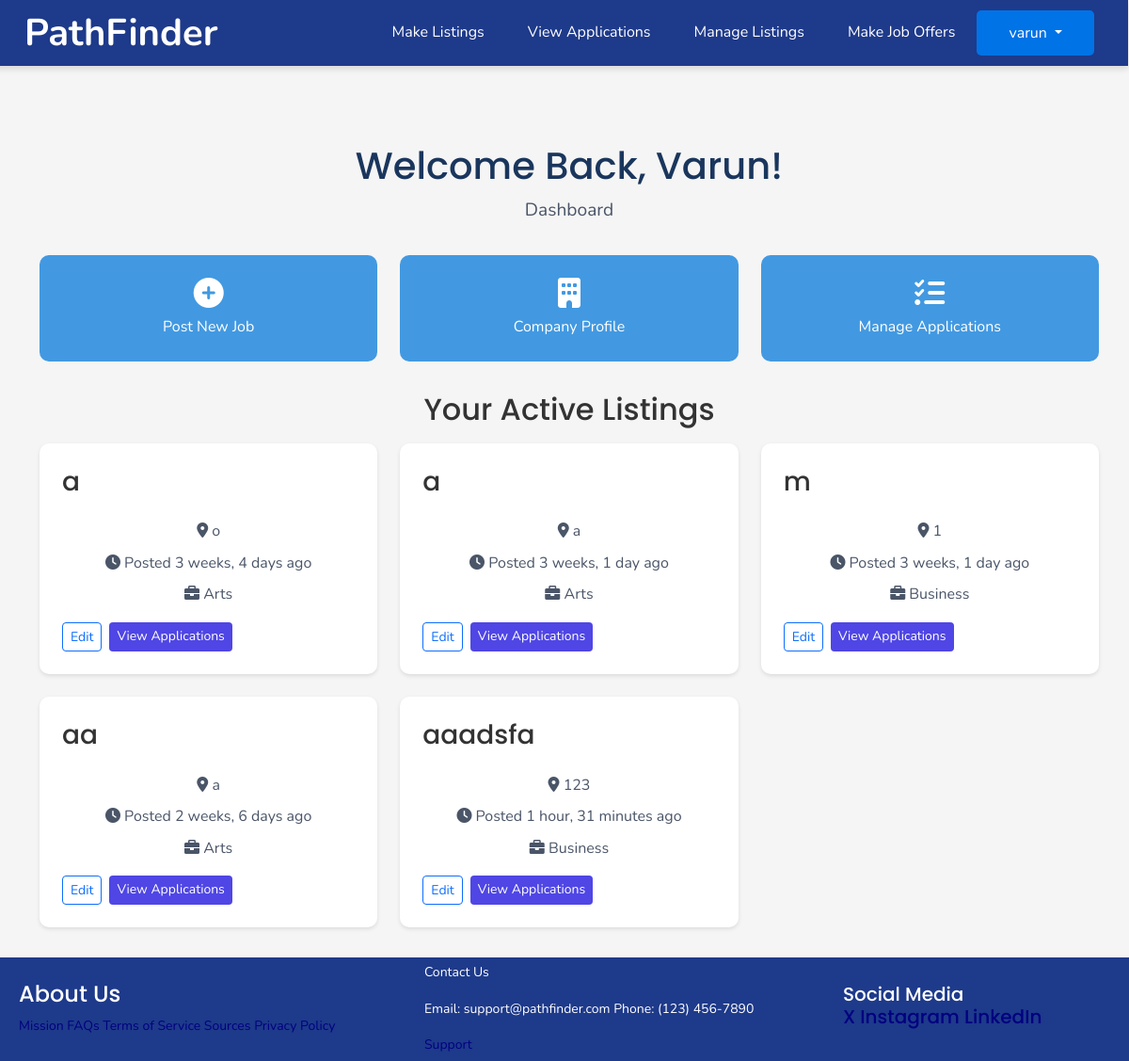
Page / (signed in) on the committed database.
### joblist/models.py (models this page shows, shortened)
class CustomUser(AbstractUser):
    choices = ( ("Student", "Student"),
               ("Employer", "Employer"),
               ("Mentor", "Mentor"))
    role = models.CharField(max_length=20, choices = choices)
    first_name = models.TextField()
    last_name = models.TextField()
    choices = ( ("male", "male"),
               ("female", "female"),
               ("prefer not to say", "prefer not to say"))
    gender = models.CharField(choices=choices, max_length=20)
    birthday = models.DateField(null=True, blank=True)
    phone = models.TextField()
    email = models.TextField()
    status_mentor = models.TextField(default="pending")
    mentor = models.ForeignKey(applicationMentor, on_delete=models.CASCADE, null = True, blank=True)
    address = models.TextField()
    offers = models.ManyToManyField(JobListing, related_name='offers', blank=True)
    recieveemails = models.BooleanField(default=False)
    REQUIRED_FIELDS = ["phone","birthday","gender", "email", "address", "first_name", "last_name", "role"]

class JobListing(models.Model):
    jobtypechoices = ( ("Arts", "Arts"),
                      ("Business", "Business"),
                        ("Communications", "Communications"),
                        ("Education", "Education"),
                        ("Healthcare", "Healthcare"),
                        ("Hospitality", "Hospitality"),
                        ("Information Technology", "Information Technology"),
                        ("Law Enforcement", "Law Enforcement"),
                        ("Sales and Marketing", "Sales and Marketing"),
                        ("Science", "Science"),
                        ("Transportation", "Transportation"),
                        ("Other", "Other"
                        ))
    jobfield = models.CharField(
        choices=jobtypechoices,
        max_length=100,
        null=True,
        blank=True,
        default='other')
    job_title = models.CharField(max_length=100)
    description = models.TextField()
    date_posted = models.DateTimeField(default=timezone.now)
    salary = models.IntegerField()
    author = models.ForeignKey(User, on_delete=models.CASCADE)
    company_name = models.CharField(max_length=100, default='Unknown Company')
    location = models.CharField(max_length=100)
    benefits = models.TextField(max_length=1000)
    job_type = models.CharField(choices = (("Part-Time", "Part-Time"), ("Full-Time", "Full-Time"), ("Other", "Other")), max_length=100)
    job_requirements = models.TextField(max_length=100)
    company_info = models.TextField(max_length=1000)
    notes = models.TextField(max_length=1000)
    status = models.TextField()

### joblist/views.py (the view, shortened to what this page needs)
# urls.py: path('', views.home, name="homepage"),
def home(request):
    user = request.user
    context = {'user': user}
    if user.is_authenticated:
        if user.is_superuser:
            context['admin'] = True
            context['total_users'] = CustomUser.objects.count()
            context['total_jobs'] = JobListing.objects.count()
            context['total_applications'] = JobApply.objects.count()
            job_categories = JobListing.objects.values('job_type').annotate(count=Count('job_type'))
            context['job_categories'] = {item['job_type']: item['count'] for item in job_categories}
        else:
            context['admin'] = False
            if user.role == "Employer":
                job_listings = JobListing.objects.filter(author=user)
                context['job_listings'] = job_listings
                apps_per_job = {}
                for job in job_listings:
                    apps_per_job[job.job_title] = JobApply.objects.filter(job=job).count()
                context['apps_per_job'] = apps_per_job
    return render(request, 'joblist/home.html', context)

### joblist/templates/joblist/home.html (shortened to what this page needs)
{% extends "joblist/base.html" %}
{% load static %}
{% block content %}
<link rel="stylesheet" href="{% static 'css/homepage.css' %}">
{% if user.is_authenticated %}
    {% if user.is_superuser %}
    <div class="admin-dashboard">
        <h2>Admin Dashboard</h2>
        <div class="admin-buttons">
            <a href = '{% url 'approve-mentor' %}' class="admin-btn">
                <i class="fas fa-users"></i>
                Start Reviewing Mentors
            </a>
            <a href = '{% url 'approve-job' %}' class="admin-btn">
                <i class="fas fa-briefcase"></i>
                Start Reviewing Jobs
            </a>
        </div>
    </div>
    {% elif user.role == "Employer" %}
    <div class="dashboard-container">
        <div class="welcome-section">
            <h1>Welcome Back, {{ user.first_name }}!</h1>
            <p class="welcome-subtitle">{{ user.company_name }} Dashboard</p>
        </div>
        <div class="quick-actions">
            <a href="{% url 'make-listings' -1 %}" class="action-card">
                <i class="fas fa-plus-circle"></i>
                <span>Post New Job</span>
            </a>
            <a href="{% url 'manage-listings' %}" class="action-card">
                <i class="fas fa-building"></i>
                <span>Company Profile</span>
            </a>
            <a href="{% url 'view-applications' %}" class="action-card">
                <i class="fas fa-tasks"></i>
                <span>Manage Applications</span>
            </a>
        </div>
        <div class="listings-section">
            <h2>Your Active Listings</h2>
            <div class="listings-grid">
                {% if job_listings %}
                    {% for job in job_listings %}
                    <div class="listing-card">
                        <div class="listing-header">
                            <h3>{{ job.job_title }}       </h3>
                        </div>
                        <div class="listing-details">
                            <p><i class="fas fa-map-marker-alt"></i> {{ job.location }}</p>
                            <p><i class="fas fa-clock"></i> Posted {{ job.date_posted|timesince }} ago</p>
                            <p><i class="fas fa-briefcase"></i> {{ job.jobfield }}</p>
                        </div>
                        <div class="listing-actions">
                            <a href="{% url 'manage-listings' %}" class="btn btn-outline-primary btn-sm">Edit</a>
                            <a href="{% url 'view-applications' %}" class="btn btn-primary btn-sm">View Applications</a>
                        </div>
                    </div>
                    {% endfor %}
                {% else %}
                    <div class="empty-state">
                        <i class="fas fa-briefcase"></i>
                        <p>No active job listings</p>
                        <a href="{% url 'make-listings' -1 %}" class="btn btn-primary">Post Your First Job</a>
                    </div>
                {% endif %}
            </div>
        </div>
    </div>
{% endif %}
{% endif %}
{% endblock content %}

### joblist/templates/joblist/base.html (shortened to what this page needs)
{% load static %}
<!doctype html>
<html lang="en">
  <head>
    <link href='https://cdn.jsdelivr.net/npm/fullcalendar@5.11.3/main.css' rel='stylesheet' />
    <link rel="stylesheet" href="https://cdn.jsdelivr.net/npm/bootstrap@5.3.3/dist/css/bootstrap.min.css">
    <link rel="stylesheet" href="{% static 'css/styles.css' %}">
    <link rel="stylesheet" href="https://cdnjs.cloudflare.com/ajax/libs/font-awesome/6.0.0/css/all.min.css">
  </head>
  <body style="padding-left: 10px">
    <nav class="navbar navbar-expand-sm navbar-custom">
      <div class="container-fluid">
        <a class="navbar-brand" href="/">
          PathFinder
        </a>
        <div class="d-flex ms-auto align-items-center">
  {% if user.is_authenticated %}
  {% if user.is_superuser %}
        <ul class = "navbar-nav">
          <li class = "nav-item"><a class = "nav-link" href = "/">Home</a></li>
          <li class = "nav-item"><a class = "nav-link" href = "/approvelistings">View Pending Job Listings</a></li>
          <li class = "nav-item"><a class = "nav-link" href = "/approvementor">View Pending Mentor Applications</a></li>
        </ul>
    {% elif user.role == "Mentor" %}
          <ul class = "navbar-nav">
            <li class = "nav-item"><a class = "nav-link"href = "/mentorapply">Apply for Mentor</a></li>
            <li class = "nav-item"><a class = "nav-link" href = "/calendar">Calendar</a></li>
            <li class = "nav-item"><a class = "nav-link" href = "/students">Students</a></li>
          </ul>
    {% else %}
          <ul class = "navbar-nav">
            <li class = "nav-item"><a class = "nav-link" href = "{% url 'make-listings' -1 %}">Make Listings</a></li>
            <li class = "nav-item"><a class = "nav-link" href = "/view-applications">View Applications</a></li>
            <li class = "nav-item"><a class = "nav-link" href = "/manage-listings">Manage Listings</a></li>
            <li class = "nav-item"><a class = "nav-link" href = "/offers">Make Job Offers</a></li>
          </ul>
  {% endif %}
  <div class="dropdown" id = "userDropdown">
    <button class="btn dropdown-toggle" type="button" id="userDropdown" data-bs-toggle="dropdown" aria-expanded="false">
      {{ user.username }}
    </button>
  </div>
{% else %}
<a class="nav-link" href="{% url 'account_login' %}">Log In</a>
<a class="btn btn-get-started ms-3" style = "background-color: #1E3A8A; color: white;" href="{% url 'account_signup' %}">Sign Up</a>
{% endif %}
</div>
</div>
</nav>
    <div class="content-area">
      {% block content %}{% endblock %}
    </div>
    <div class="footer-container">
      <div class="footer">
        <div class="footer-heading footer-1">
          <h4>About Us</h4>
          <a href="#">Mission</a>
          <a href="#">FAQs</a>
          <a href="#">Terms of Service</a>
          <a href="/sources">Sources</a>
          <a href="#">Privacy Policy</a>
        </div>
        <div class="footer-heading footer-2">
          <p>Contact Us</p>
          <div style = "clear: both;">
          <p style = "display: inline-block">Email: support@pathfinder.com</p>
          <p style = "display: inline-block; ">Phone: (123) 456-7890</p>
        </div>
          <a  href="#">Support</a>
        </div>
        <div class="footer-heading footer-3">
          <h5>Social Media</52>
            <br>
          <a href="https://x.com/?mx=2">X</a>
          <a href="https://instagram.com">Instagram</a>
          <a href="https://linkedin.com">LinkedIn</a>
        </div>
      </div>
    </div>
  </body>
</html>

### joblist/static/css/styles.css (style rules this page uses)
body { font-family: 'Nunito', sans-serif; }
h1, h2, h3, h4, h5, h6 { font-family: 'Poppins', sans-serif; }
body { margin: 0; font-family: 'Arial', sans-serif; display: flex; flex-direction: column; min-height: 100vh; padding: 0; overflow-x: hidden; }
.navbar-custom { background-color: #1E3A8A; margin-left: -10px; position: fixed; top: 0; left: 0; right: 0; padding: 1rem 1.5rem; box-shadow: 0px 4px 6px rgba(0, 0, 0, 0.1); z-index: 1000; height: 70px; }
.navbar-custom .navbar-brand { color: #FFFFFF; font-size: 2.5rem; font-weight: bold; margin: 0; }
.navbar-custom .nav-link { color: #FFFFFF; text-decoration: none; padding: 0.5rem; }
body { margin: 0; padding: 0; font-family: 'Arial', sans-serif; background-color: #ffffff; color: #333333; line-height: 1.6; }
nav { background-color: #0058b0; color: #ffffff; padding: 15px 20px; display: flex; align-items: center; box-shadow: 0 2px 4px rgba(0, 0, 0, 0.1); position: fixed; top: 0; width: 100.78%; box-sizing: border-box; }
.dropdown { position: relative; display: inline-block; width: 125px; z-index: 11; }
.dropdown button { background-color: #0073e6; color: #ffffff; padding: 12px 20px; font-size: 16px; border: none; border-radius: 5px; cursor: pointer; text-align: center; width: 100%; box-sizing: border-box; transition: background-color 0.3s ease; }
.footer { background-color: #1E3A8A; color: white; padding: 5px 10px; display: flex; justify-content: space-between; align-items: center; flex-wrap: wrap; width: 101%; margin-top: auto; margin-left: -10px; text-align: left; }
.footer .footer-heading { flex: 1 1 auto; padding: 0 10px; font-size: 14px; }
.content-area { flex-grow: 1; padding: 0; margin-top: 120px; text-align: center; width: 100%; }
* { box-sizing: border-box; }
body { margin: 0; padding: 0; font-family: Arial, sans-serif; background-color: #f4f4f9; color: #333; }
nav { background-color: #333; color: #fff; padding: 10px 20px; display: flex; justify-content: space-between; align-items: center; }
nav a { color: #fff; text-decoration: none; margin: 0 15px; transition: color 0.3s ease; }
body { margin: 0; font-family: Arial, sans-serif; background-color: #f5f5f5; color: #333; overflow-x: hidden; overflow-y: scroll; }
a { text-decoration: none; color: #000080; transition: color 0.3s ease; }
button { background-color: #000080; color: #ffffff; border: none; padding: 10px 20px; border-radius: 4px; font-size: 14px; cursor: pointer; transition: background-color 0.3s ease; }
.btn-primary { background: #4F46E5; border: none; }

### joblist/static/css/homepage.css (style rules this page uses)
body { font-family: 'Nunito', sans-serif !important; }
h1, h2, h3, h4, h5, h6 { font-family: 'Poppins', sans-serif; }
.dashboard-container { max-width: 1200px; margin: 0 auto; padding: 2rem; }
.welcome-section { text-align: center; margin-bottom: 3rem; }
.welcome-section h1 { color: #1E3A8A; font-size: 2.5rem; margin-bottom: 0.5rem; }
.welcome-subtitle { color: #64748B; font-size: 1.2rem; }
.welcome-section { margin-bottom: 2rem; text-align: center; }
.welcome-section h1 { font-size: 2.5rem; color: #1a365d; margin-bottom: 0.5rem; }
.welcome-subtitle { color: #4a5568; font-size: 1.2rem; }
.quick-actions { display: grid; grid-template-columns: repeat(auto-fit, minmax(250px, 1fr)); gap: 1.5rem; margin-bottom: 2rem; }
.action-card { background: #4299e1; color: white; padding: 1.5rem; border-radius: 10px; text-align: center; text-decoration: none; transition: background-color 0.2s; display: flex; flex-direction: column; align-items: center; }
.action-card i { font-size: 2rem; margin-bottom: 0.5rem; }
.mentees-grid, .listings-grid { display: grid; grid-template-columns: repeat(auto-fit, minmax(300px, 1fr)); gap: 1.5rem; margin-top: 1rem; }
.mentee-card, .listing-card { background: white; border-radius: 10px; padding: 1.5rem; box-shadow: 0 2px 4px rgba(0,0,0,0.1); }
.mentee-header, .listing-header { display: flex; align-items: center; margin-bottom: 1rem; }
.mentee-details p, .listing-details p { margin: 0.5rem 0; color: #4a5568; }
.mentee-actions, .listing-actions { display: flex; gap: 0.5rem; margin-top: 1rem; }

### rows in the picture
CustomUser: username "varun", first_name "Varun"
JobListing: job_title "a", location "o", date_posted "3 weeks, 4 days", jobfield "Arts"
JobListing: job_title "a", location "a", date_posted "3 weeks, 1 day", jobfield "Arts"
JobListing: job_title "m", location "1", date_posted "3 weeks, 1 day", jobfield "Business"
JobListing: job_title "aa", location "a", date_posted "2 weeks, 6 days", jobfield "Arts"
JobListing: job_title "aaadsfa", location "123", date_posted "1 hour, 31 minutes", jobfield "Business"
